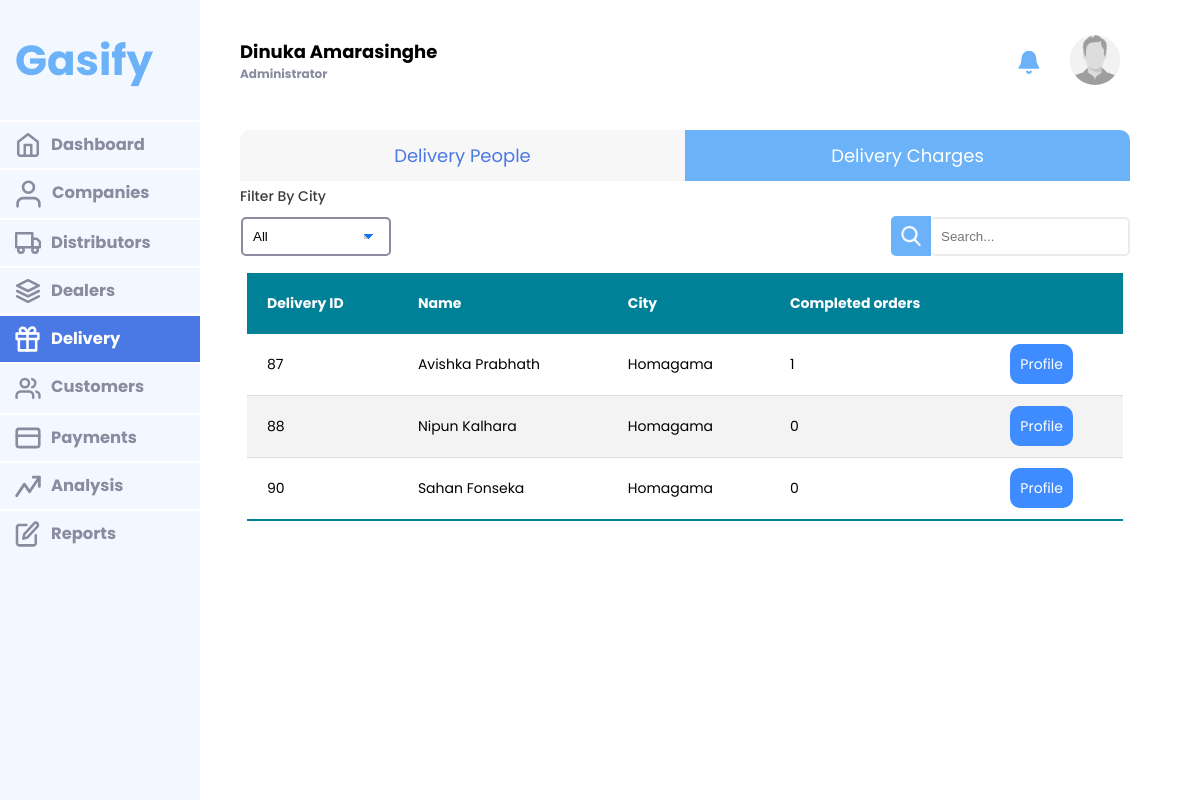
The page /users/deliveries (signed in) on the database its author committed.
### tables this page shows
CREATE TABLE `delivery_person` (
  `delivery_id` int(11) NOT NULL,
  `contact_no` varchar(10) NOT NULL,
  `city` varchar(255) DEFAULT NULL,
  `street` varchar(255) DEFAULT NULL,
  `image` varchar(255) DEFAULT 'defaultprofile.png',
  `vehicle_no` varchar(255) NOT NULL,
  `vehicle_type` varchar(255) NOT NULL,
  `weight_limit` double NOT NULL,
  `cost_per_km` double NOT NULL
);

### app/core/App.php (called while the page is built, shortened)
<?php
    class App{
        protected $method = 'index';
        public function __construct(){
            $url =$this->getURL();
            if(isset($url[0])){
                if(file_exists('../app/controllers/'.ucwords($url[0]).'.php')){
                    unset($url[0]);
                }
            }
            $this->controller = new $this->controller;
            if(isset($url[1])){
                if(method_exists($this->controller,$url[1])){
                    $this->method = $url[1];
                    unset($url[1]);
                }
            }
            $this->params = $url ? array_values($url) : [];
            return call_user_func_array([$this->controller,$this->method], $this->params);
        }
        private function getURL(){
            if(isset($_GET['url'])){
                $url = rtrim($_GET['url'],'/');
                $url = filter_var($url, FILTER_SANITIZE_URL);
                $url = explode('/',$url);
                return $url;
            }
        }
    }
?>

### public/index.php (called while the page is built, shortened)
<?php
    $app = new App();
?>

### app/core/DataBase.php (called while the page is built, shortened)
<?php
class Database
{
    public $mysqli;
    private function dbConnect()
    {
        $this->mysqli = new mysqli(DB_HOST, DB_USER, DB_PASSWORD, DB_NAME);
        return $this->mysqli;
    }
    public function Query($sql)
    {
        $result = $this->mysqli->query($sql);
        return $result;
    }
}

### app/models/Admin.php (called while the page is built, shortened)
<?php
class Admin extends Model
{
    public function deliveries($option){
        $data['option'] = $option;
        $sql = "SELECT d.delivery_id as user_id,
        CONCAT(u.first_name,' ',u.last_name) as name,
        d.city as city,
        IFNULL(COUNT(DISTINCT(r.order_id)),0) as orders_count
        FROM delivery_person d INNER JOIN users u ON d.delivery_id = u.user_id
        LEFT JOIN (SELECT * FROM reservation WHERE order_state = 'Completed') r ON d.delivery_id = r.delivery_id";
        $sql .= " GROUP BY d.delivery_id";
        $data['delivery_people'] = $this->Query($sql);
        return $data;
    }
}

### app/views/admin/deliveries.php (the view, shortened to what this page needs)
<section class="body">
    <div class="body-content deliveries">
        <div class="top-panel">
            <ul>
                <li><a href="<?php echo BASEURL; ?>/users/deliveries" class="current active">Delivery People</a></li>
                <li><a href="<?php echo BASEURL; ?>/users/deliveries/charges" class="current">Delivery Charges</a></li>
            </ul>
        </div>
        <form action="<?php echo BASEURL?>/users/deliveries" class="filters" method='post'>
            <div class="input half select"><label>Filter By City</label>
                <select id="period" name="option" onchange="this.form.submit()" class="dropdowndate">
                    <?php
                        echo '<option  value="all" selected>All</option>';
                    ?>
                </select>
            </div>
        </form>
        <div class="content-data">
            <table class="styled-table">
                <thead>
                    <tr>
                        <th>Delivery ID</th>
                        <th>Name</th>
                        <th>City</th>
                        <th>Completed orders</th>
                        <th></th>
                    </tr>
                </thead>
                <tbody>
                    <?php
                        $delivery_people = $data['delivery_people'];
                        if(mysqli_num_rows($delivery_people) > 0){
                            while($row = mysqli_fetch_assoc($delivery_people)){
                                echo '<tr>
                                        <td>'.$row['user_id'].'</td>
                                        <td>'.$row['name'].'</td>
                                        <td>'.$row['city'].'</td>
                                        <td>'.$row['orders_count'].'</td>
                                        <td><a class="anchor-button" href="'.BASEURL.'/profile/preview/delivery/'.$row['user_id'].'/profile/admin/deliveryprofile" >Profile</a></td>
                                    </tr>';
                            }
                        }else{
                            echo '<tr><td colspan="7" style="text-align: center">No records found</td></tr>';
                        }
                    ?>
                </tbody>
            </table>
        </div>
    </div>
</section>

### public/css/admin.css (style rules this page uses)
:root { --button-orange: #ffbb96; --cancel-red: #FF4D4D; --accept-blue: #80B3FF; --table-gray: #EBEBEB; --navmenu-orange: #f3f7ff; --navmenu-orange-dark: #6bb2f9; --button-orange-hover: #4a78e4; --navmenu-gray-dark: #8A8B9F; --button-blue: #3E8CFF; --button-blue-hover: #1672fc; --white: #ffffff; --black: #000000; --logo-background: #ffde59; --shadow-wide: rgba(0, 0, 0, 0.24) 0px 3px 8px; --input-border: rgb(201, 201, 201) solid 1px; --larger: 28px; --medium: 18px; --mediums: 16px; --small: 14px; --exsmall: 12px; }
.body-content { display: flex; flex-direction: column; width: 100%; box-sizing: border-box; padding-right: 70px; }
.dropdowndate { padding: 10px; border: 1.5px solid var(--button-blue-hover); color: var(--black); background-color: white; border-radius: 5px; min-width: 150px; appearance: none; background-image: linear-gradient(45deg, transparent 50%, var(--button-blue-hover) 50%), linear-gradient(135deg, var(--button-blue-hover) 50%, transparent 50%), linear-gradient(to right, #ccc, #ccc); background-position: calc(100% - 20px) calc(1em + 2px), calc(100% - 15px) calc(1em + 2px); background-size: 5px 5px, 5px 5px; background-repeat: no-repeat; }
.dropdowndate option { color: var(--navmenu-gray-dark); }
.input.half { width: 48%; display: flex; gap: 10px; }
.body-content .content-data { border: solid 2px transparent; }
.input.half { align-items: left; }
.input.half.select { display: flex; flex-direction: row; align-items: center; width: fit-content; }
.select select { border: 2px solid var(--navmenu-gray-dark); }
.filters { display: flex; flex-direction: row; gap: 10px; }
.styled-table th, .styled-table td { padding: 20px; }
.body-content.deliveries .content-data table { margin-top: 0px; }
.body-content .filters { display: flex; flex-direction: row; gap: 15px; }
.body-content .filters .input { display: flex; flex-direction: column; align-items: center; text-align: center; gap: 10px; width: fit-content; }
.body-content .filters .input label { width: 100%; text-align: left; }
.body-content .content-data { border: 2px solid transparent; padding: 0px 0px; margin: 0px; padding: 5px; }

### rows shown on the page
delivery_person: delivery_id "87", name "Avishka Prabhath", city "Homagama", orders_count "1"
delivery_person: delivery_id "88", name "Nipun Kalhara", city "Homagama", orders_count "0"
delivery_person: delivery_id "90", name "Sahan Fonseka", city "Homagama", orders_count "0"

### other values the page prints
$_SESSION['user_name'] "Dinuka Amarasinghe"
userRole() "Administrator"
